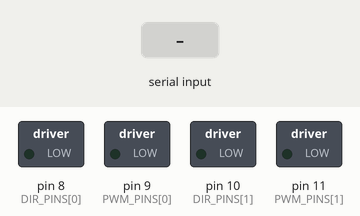
A sketch run on a simulated Arduino Uno, built with avr-gcc and run on an emulated ATmega328P. On the bench: switched loads named in the sketch (green lamp = pin HIGH). The test bench sets the inputs (shaded band). What the sketch prints to the serial monitor is not drawn.

Above: at 1.2 s.
1.3 s: "a" received over Serial
At 1.7 s:
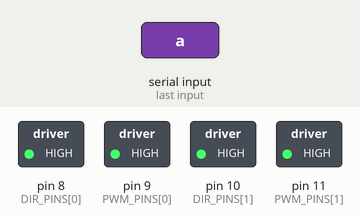
At 3.6 s:
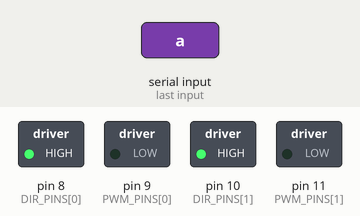
Timing chart, 0 to 5.1 s (numbered marks = the images above; inputs shaded):
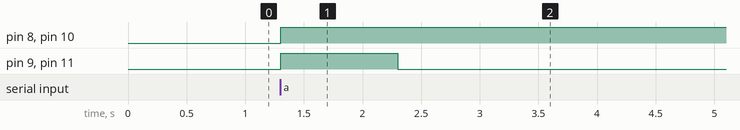

Measured:
- after the input at 1.3 s, pin 8 (DIR_PINS[0]), pin 10 (DIR_PINS[1]): LOW → HIGH at once; pin 9 (PWM_PINS[0]), pin 11 (PWM_PINS[1]): LOW → HIGH at once, → LOW 1.0 s later

The sketch:

run_motors_for_one_second.ino
```cpp
// BellBots Capstone Project - Autonomous Bellcart System

// MOTOR SETUP
const int DIR_PINS[2] = {8, 10}; // right, left
const int PWM_PINS[2] = {9, 11}; // right, lef

void setup() {
  Serial.begin(9600);

  for (int i = 0; i < 2; i++) {
    pinMode(DIR_PINS[i], OUTPUT);
    pinMode(PWM_PINS[i], OUTPUT);
  }

  Serial.println("Initializing Program.");
}

void loop() {
  if (Serial.available() > 0) {
    char key = Serial.read();

    if (key == 'a') {
      moveForward();
      delay(1000);
      stopCart();
    }
  }
}


void moveForward() {
  digitalWrite(DIR_PINS[0], HIGH); // HIGH -> forward, LOW -> backward
  digitalWrite(DIR_PINS[1], HIGH);

  analogWrite(PWM_PINS[0], 255);   // 0–255
  analogWrite(PWM_PINS[1], 255);
}

void stopCart() {
  analogWrite(PWM_PINS[0], 0);
  analogWrite(PWM_PINS[1], 0);
}
```
